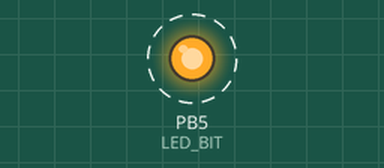
The program below on a simulated ATmega328P, built with avr-gcc and emulated at 16 MHz. Shown: output pins drawn as LEDs (lit = HIGH). Dashed ring = blinking.

Above: at 0.2 s.
Timing chart, 0 to 3.0 s (numbered marks = the images above):
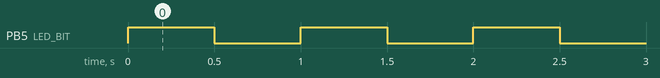

Measured:
- by itself, PB5 (LED_BIT): alternates HIGH for 0.50 s and LOW for 0.50 s

The program:

main.c
```c
/*
 * 01_blink — 툴체인 검증용 최소 프로그램
 *
 * 목적: Microchip Studio 빌드 + 보드 업로드가 정상 동작하는지 확인한다.
 *       (계획서 7장 "툴체인 검증" 단계의 통과 조건)
 *
 * 요강 대응: Arduino 라이브러리를 쓰지 않고 DDRB / PORTB 레지스터를
 *           직접 read/write 하여 핀을 제어한다. (운영설명 PDF 1-라)
 *
 * 배선: 필요 없다. 보드에 내장된 "L" LED가 PB5(디지털 13번)에
 *       연결되어 있으므로, USB 케이블만 꽂고 업로드하면 된다.
 */

#ifndef F_CPU
#define F_CPU 16000000UL  /* 외부 16MHz 크리스털 기준 */
#endif

#include <avr/io.h>
#include <util/delay.h>

/* 검증용 LED가 연결된 핀 */
#define LED_BIT PB5

int main(void) {
  /* DDRB: 데이터 방향 레지스터. 해당 비트를 1로 두면 출력 핀이 된다. */
  DDRB |= (1 << LED_BIT);

  while (1) {
    /* PORTB의 비트를 1로 → 핀 HIGH → LED 점등 */
    PORTB |= (1 << LED_BIT);
    _delay_ms(500);

    /* PORTB의 비트를 0으로 → 핀 LOW → LED 소등 */
    PORTB &= ~(1 << LED_BIT);
    _delay_ms(500);
  }

  return 0;  /* 도달하지 않음 */
}
```
